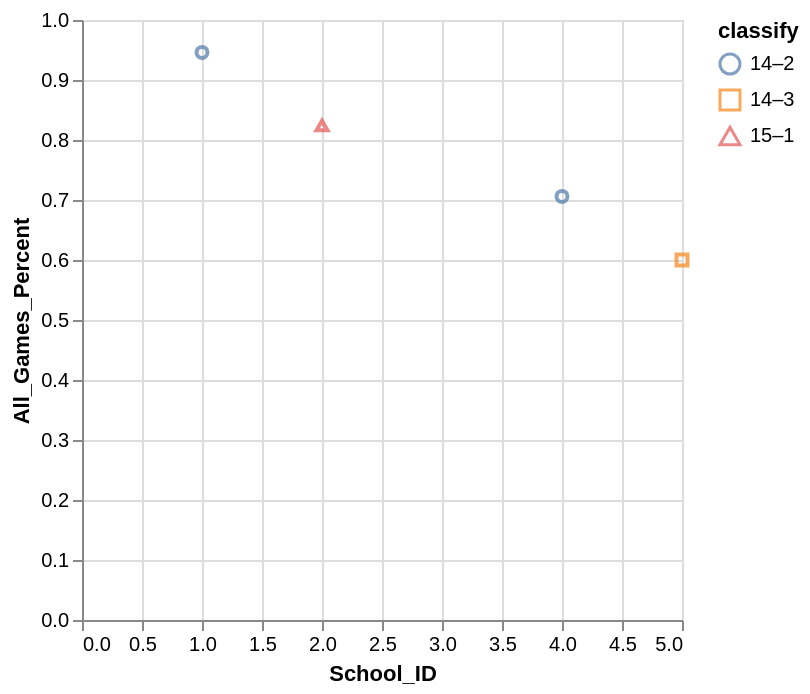

This figure's Vega-Lite source:
### Vega-Lite specification from a JSON file in a GitHub repository (floating-point values rounded to 4 significant figures)
{"data": {"values": [{"x_data": 4, "y_data": 0.706, "classify": "14–2"}, {"x_data": 1, "y_data": 0.946, "classify": "14–2"}, {"x_data": 5, "y_data": 0.6, "classify": "14–3"}, {"x_data": 2, "y_data": 0.824, "classify": "15–1"}]}, "mark": "point", "encoding": {"x": {"field": "x_data", "type": "quantitative", "title": "School_ID", "scale": {"zero": "false"}}, "y": {"field": "y_data", "type": "quantitative", "title": "All_Games_Percent", "scale": {"zero": "false"}}, "color": {"field": "classify", "type": "nominal"}, "shape": {"field": "classify", "type": "nominal"}}}
